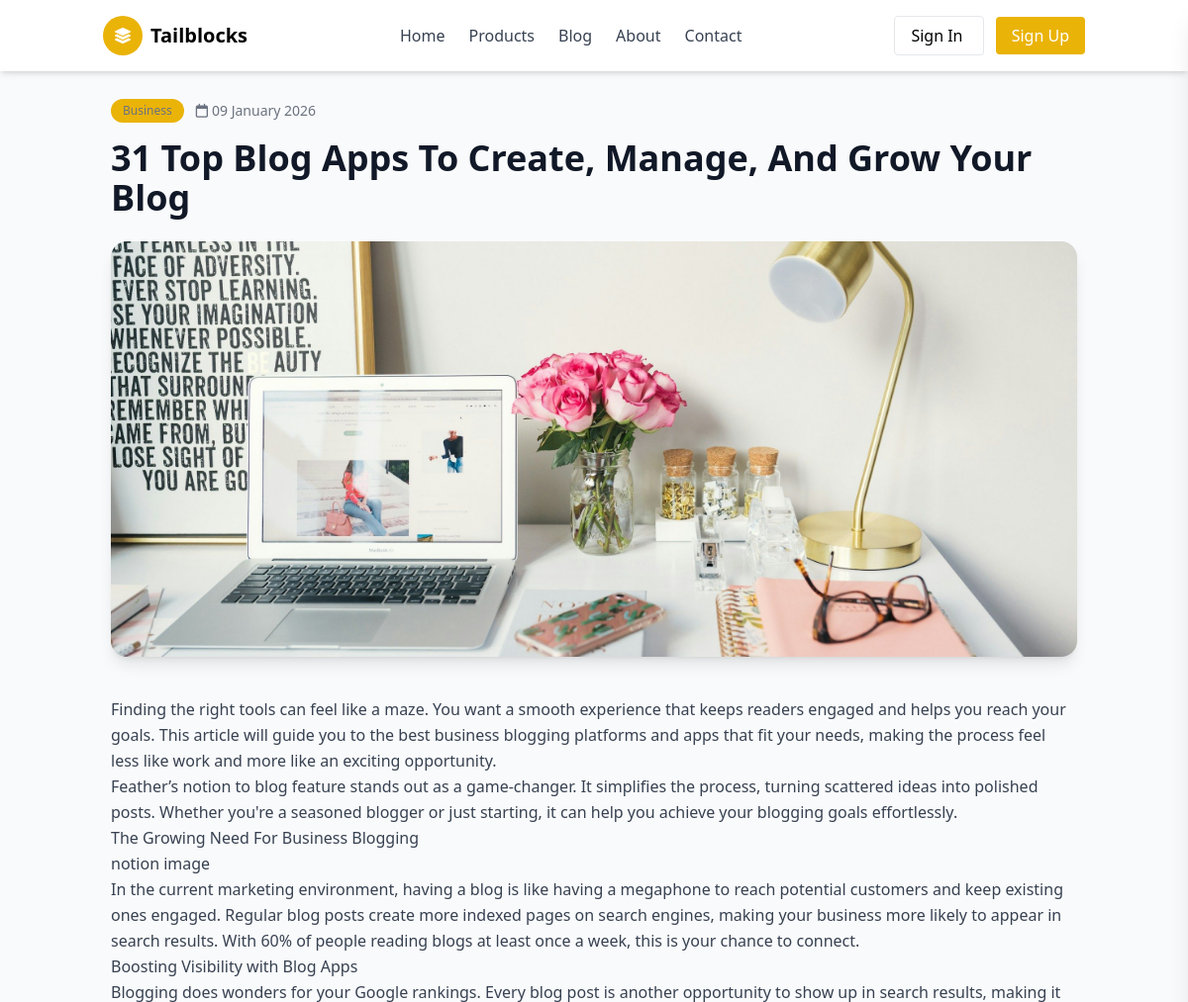
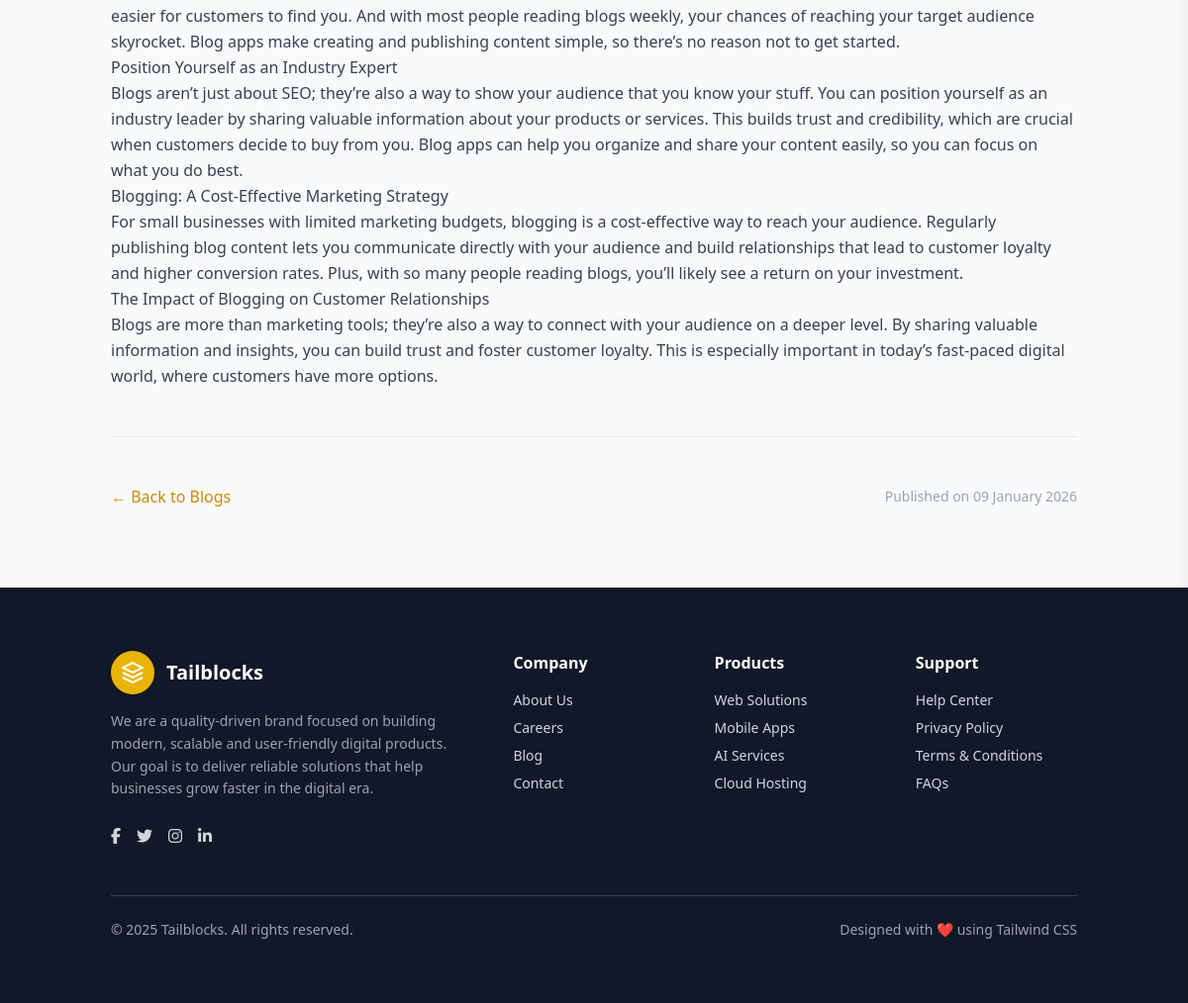
/blogs/b9335071-d8d4-4a7b-a1c8-b9094b258d0d/, run on the app's committed database (2 pictures, top to bottom).
### apps/store/models.py (models this page shows, shortened)
class Blogs(BaseModel):
    category = models.ForeignKey(BlogCategory, on_delete=models.CASCADE)
    image = models.ImageField(
        upload_to=blog_image_upload_path,
        default="blogs/default_blog.jpg",
        blank=True,
        null=True
    )
    title = models.CharField(max_length=255)
    content = models.TextField()

class BlogCategory(BaseModel):
    name = models.CharField(max_length=255)

### apps/store/views.py (the view)
# urls.py: path("blogs/<uuid:id>/", blog_detail, name="blog_detail"),
def blog_detail(request, id):
    blog = get_object_or_404(Blogs, id=id)
    return render(request, "store/blog_detail.html", {"blog": blog})

### apps/store/templates/store/blog_detail.html (shortened to what this page needs)
{% extends 'store/base.html' %}
{% block body %}
<section class="bg-gray-50 py-20">
  <div class="container mx-auto px-6 max-w-5xl pt-5">
    <div class="flex items-center gap-3 text-sm text-gray-500 mb-4">
      <span class="bg-yellow-500 text-dark px-3 py-1 rounded-full text-xs font-medium">
        {{ blog.category.name }}
      </span>
      <span class="flex items-center gap-1">
        <i class="fa-regular fa-calendar"></i>
        {{ blog.created_at|date:"d F Y" }}
      </span>
    </div>
    <h1 class="text-3xl md:text-4xl font-extrabold text-gray-900 mb-6 leading-tight">
      {{ blog.title }}
    </h1>
    <div class="rounded-2xl overflow-hidden shadow-lg mb-10">
      <img src="{{ blog.image.url }}" alt="{{ blog.title }}"
           class="w-full h-[420px] object-cover">
    </div>
    <article class="prose prose-lg max-w-none text-gray-700 leading-relaxed">
      {{ blog.content|linebreaks }}
    </article>
    <div class="border-t border-gray-200 my-12"></div>
    <div class="flex justify-between items-center">
      <a href="{% url 'blogs' %}"
         class="inline-flex items-center gap-2 text-yellow-600 font-medium hover:underline">
        ← Back to Blogs
      </a>
      <span class="text-sm text-gray-400">
        Published on {{ blog.created_at|date:"d F Y" }}
      </span>
    </div>
  </div>
</section>
{% endblock %}

### data on the page
Blogs: category.name "Business", created_at "09 January 2026", title "31 Top Blog Apps To Create, Manage, And Grow Your Blog", image (picture), content "Finding the right tools can feel like a maze. You want a smooth experience that keeps readers engaged and helps you reach your goals. This article will guide you to the best business blogging platforms and apps that fit your needs, making the process feel less like work and more like an exciting opportunity. Feather’s notion to blog feature stands out as a game-changer. It simplifies the process, turning scattered ideas into polished posts. Whether you're a seasoned blogger or just starting, it can help you achieve your blogging goals effortlessly. The Growing Need For Business Blogging notion image In the current marketing environment, having a blog is like having a megaphone to reach…"
